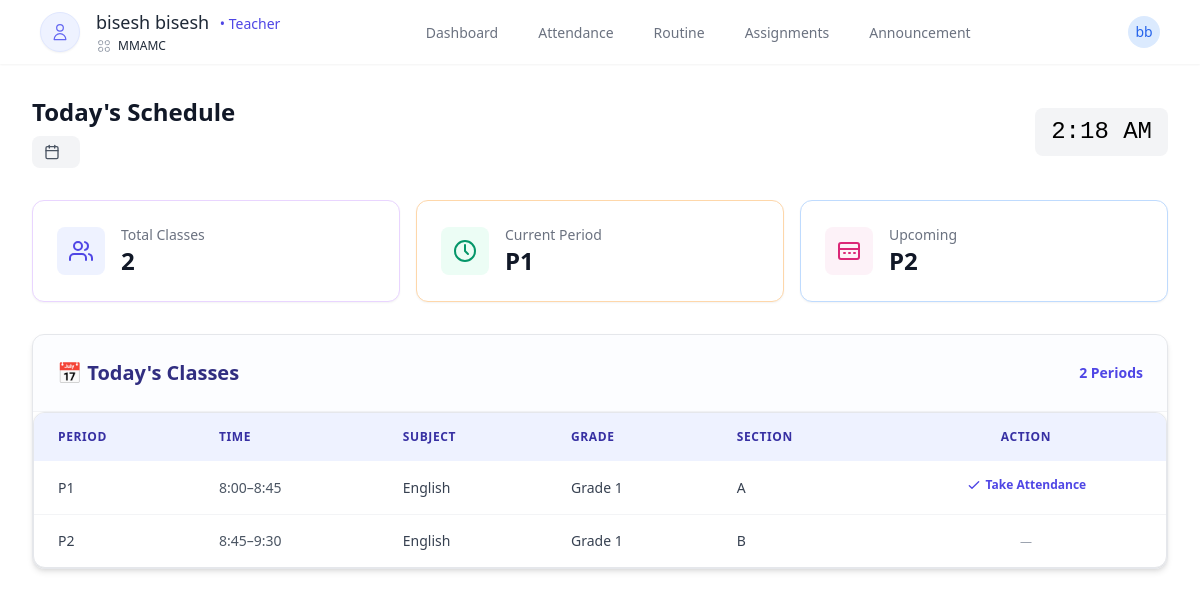
Before: /routine/ (signed in) with the older database file.
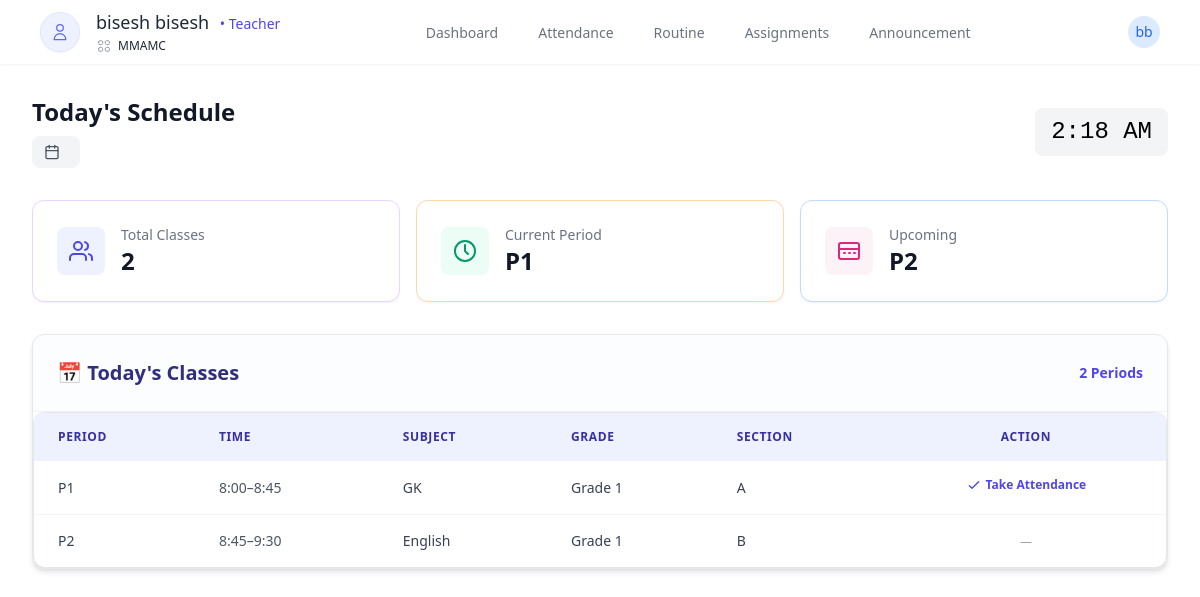
After: the same page with the newer database file.
### school/models.py (models this page shows, shortened)
class Routine(models.Model):
    DAY_CHOICES = [
        ("Sunday", "Sunday"),
        ("Monday", "Monday"),
        ("Tuesday", "Tuesday"),
        ("Wednesday", "Wednesday"),
        ("Thursday", "Thursday"),
        ("Friday", "Friday"),
    ]
    day = models.CharField(max_length=10, choices=DAY_CHOICES)
    period_number = models.PositiveIntegerField()
    subject = models.ForeignKey(Subjects, on_delete=models.CASCADE)
    teacher = models.ForeignKey(TeacherProfile, on_delete=models.CASCADE)
    grade = models.ForeignKey(Grade, on_delete=models.CASCADE)
    section = models.ForeignKey(Section, on_delete=models.CASCADE)
    school = models.ForeignKey(School, on_delete=models.CASCADE)
    class Meta:
        unique_together = ['day', 'period_number', 'grade', 'section', 'school']

class Subjects(models.Model):
    name = models.CharField(max_length=50)
    school = models.ForeignKey(School, on_delete=models.CASCADE, related_name='subjects')
    grade = models.ForeignKey(Grade, on_delete=models.CASCADE, related_name='subjects', null=True, blank=True)

class Grade(models.Model):
    school = models.ForeignKey(School, on_delete=models.CASCADE)
    grade_number = models.PositiveIntegerField(blank=True, null=True)
    name = models.CharField(max_length=20, blank=True, null=True)
    class Meta:
        unique_together = ('school', 'name', 'grade_number')

class Section(models.Model):
    school = models.ForeignKey(School, on_delete=models.CASCADE)
    grade = models.ForeignKey(Grade, on_delete=models.CASCADE, related_name='sections', null=True, blank=True)
    name = models.CharField(max_length=10)
    class Meta:
        unique_together = ('grade', 'name',)

### dashboard/views.py (the view)
# urls.py: path('routine/', teacher_routine_view, name='teacher_routine'),
def teacher_routine_view(request):
    if request.user.is_teacher:
        teacher_profile = get_object_or_404(TeacherProfile, user=request.user)
        today = datetime.today().strftime('%A')
        routines = Routine.objects.filter(
            teacher=teacher_profile,
            day=today
        ).order_by('period_number')
        return render(request, 'dashboard/teachers/teacher_routine.html', {
            'routines': routines,
            'today': today,
        })
    else:
        return render(request, 'not_authorized.html')

### dashboard/templatetags/custom_tags.py (called while the page is built)
@register.filter
def short_school_name(value):
    words = value.split()
    if len(words) >= 4:
        return f"{words[0]} {words[1]} {words[-1]}"
    return value

### dashboard/templates/dashboard/teachers/teacher_routine.html (shortened to what the changed rows need)
{% extends "dashboard/base.html" %}
{% block content %}
<div class="max-w-7xl mx-auto px-4 sm:px-6 lg:px-8 py-8">
  <div class="flex flex-col md:flex-row justify-between items-start md:items-center gap-4 mb-8">
    <div>
      <h1 class="text-2xl font-bold text-gray-900">Today's Schedule</h1>
    </div>
  </div>
  <div class="grid grid-cols-1 sm:grid-cols-2 lg:grid-cols-3 gap-4 mb-8">
    <div class="bg-white p-6 rounded-xl shadow-sm border border-orange-200 hover:shadow-md transition-shadow duration-200">
      <div class="flex items-center gap-4">
        <div>
          <p class="text-sm font-medium text-gray-500">Current Period</p>
          <p class="text-2xl font-semibold text-gray-900">{% if routines %}P{{ routines.0.period_number }}{% else %}None{% endif %}</p>
        </div>
      </div>
    </div>
  </div>
  <div class="bg-white rounded-xl shadow-md overflow-hidden border border-gray-200">
      {% if routines %}
      <div class="p-6 border-b border-gray-100 bg-indigo-50/20">
        <div class="flex justify-between items-center">
          <h2 class="text-xl font-bold text-indigo-900">📅 Today's Classes</h2>
        </div>
      </div>
      <div class="overflow-x-auto rounded-xl shadow border border-gray-200 bg-white">
  <table class="min-w-full text-sm text-gray-700">
    <thead class="bg-indigo-50 text-indigo-800 text-left text-xs uppercase tracking-wider">
      <tr>
        <th class="px-6 py-4 font-semibold">Period</th>
        <th class="px-6 py-4 font-semibold">Time</th>
        <th class="px-6 py-4 font-semibold">Subject</th>
        <th class="px-6 py-4 font-semibold">Grade</th>
        <th class="px-6 py-4 font-semibold">Section</th>
        <th class="px-6 py-4 font-semibold text-center">Action</th>
      </tr>
    </thead>
    <tbody class="divide-y divide-gray-100">
      {% for r in routines %}
      <tr class="hover:bg-indigo-50/30 transition">
        <td class="px-6 py-4 font-medium">P{{ r.period_number }}</td>
        <td class="px-6 py-4 text-gray-600">
          {% cycle '8:00–8:45' '8:45–9:30' '9:30–10:15' '10:30–11:15' '11:15–12:00' '12:00–12:45' %}
        </td>
        <td class="px-6 py-4">{{ r.subject.name }}</td>
        <td class="px-6 py-4">Grade {{ r.grade.grade_number }}</td>
        <td class="px-6 py-4">{{ r.section.name }}</td>
        <td class="px-6 py-4 text-center">
          {% if forloop.first %}
          <a href="{% url 'attendance' %}"
             class="inline-flex items-center gap-1 text-xs font-semibold text-indigo-600 hover:text-indigo-800 hover:underline transition">
            <svg xmlns="http://www.w3.org/2000/svg" class="h-4 w-4" fill="none"
              viewBox="0 0 24 24" stroke="currentColor" stroke-width="2">
              <path stroke-linecap="round" stroke-linejoin="round"
                d="M5 13l4 4L19 7" />
            </svg>
            Take Attendance
          </a>
          {% else %}
          <span class="text-gray-400 text-xs">—</span>
          {% endif %}
        </td>
      </tr>
      {% endfor %}
    </tbody>
  </table>
</div>
      {% endif %}
    </div>
  </div>
{% endblock %}

Changed rows visible on the page:
changed Routine (number 1 of 2 on the later page): subject.name "English" → "GK"
